Frame 1 (no input): blank canvas, image omitted
Frame 60 (no input): blank canvas, image omitted
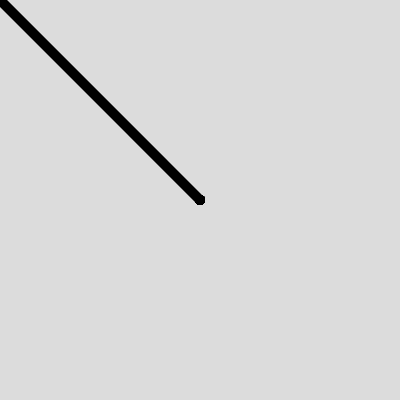
Frame 120 (the mouse pressed at the canvas centre since frame 60)

The p5.js sketch whose frames 1 and 60 were blank and that drew this single picture after the mouse press (run headless with seeded random() and noise() and a simulated clock; from frame 60 on, the mouse is pressed at the canvas centre):

// p5.js sketch
// ── sketch.js
function setup() {
  createCanvas(400, 400);
  strokeWeight(10);
  background(220);
}

function draw() {
  if(mouseIsPressed == true) {
    if(mouseButton == LEFT) {
    line(mouseX, mouseY, pmouseX, pmouseY);

}
}
}
